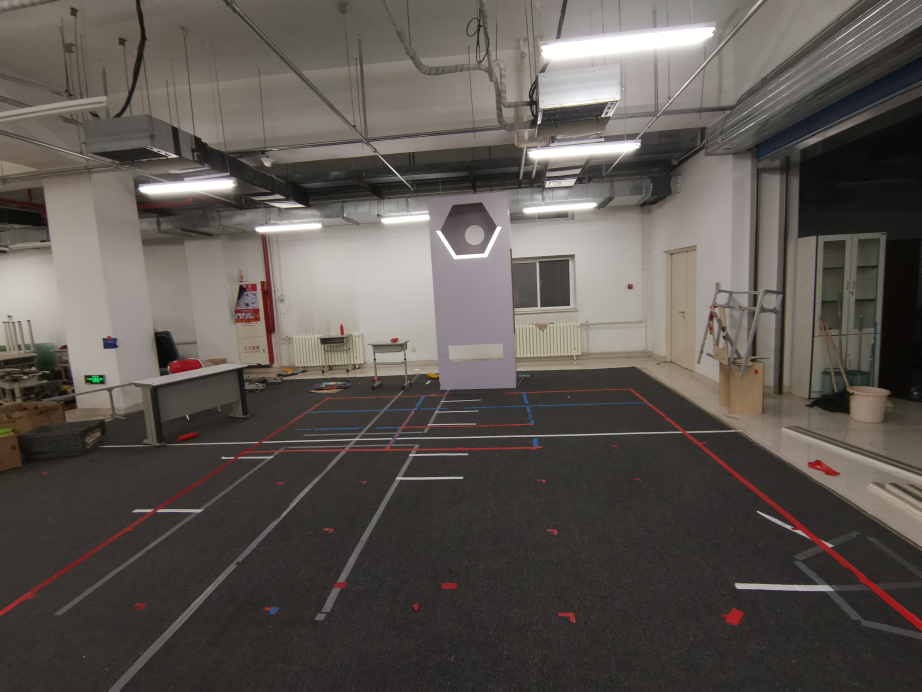
#> input picture imgs/mmexport1620351691679.jpg, 4608 x 3456 px (shown at 1/5 size); its folder holds only this picture in this run
$ python frclist.py
#> lines starting #> are read from the running program, lines starting #| are printed output that depends on the picture; after the words box and inside, x2 and y2 are one past the last pixel; in counts of white or black regions, pixels touching at a corner belong together
import cv2
import os
import numpy as np
from pathlib import Path
import glob


cv_img = []
cv_img_names =[]
for img in glob.glob("imgs/*.jpg"):
    n= cv2.imread(img)
#> n is the input picture: shape (3456, 4608, 3); mean B, G, R 81.3, 86.3, 92.3
    cv_img.append(n)
    cv_img_names.append(img[5:])

def search_target():
    template = cv2.imread('template.png')
    template = cv2.cvtColor(template, cv2.COLOR_BGR2GRAY)
    template = cv2.inRange(template, 252, 255)
    w, h = template.shape[::-1]
    # All the 6 methods for comparison in a list
    methods = ['cv2.TM_CCOEFF',
                #'cv2.TM_CCOEFF_NORMED',
                #'cv2.TM_CCORR',
                #'cv2.TM_CCORR_NORMED',
                #'cv2.TM_SQDIFF',  #BAD
                #'cv2.TM_SQDIFF_NORMED',  #BAD
                ]
    for meth in methods:
        method = eval(meth)
        # Apply template Matching
        res = cv2.matchTemplate(imgGray,template,method)
        min_val, max_val, min_loc, max_loc = cv2.minMaxLoc(res)
        top_left = max_loc
        bottom_right = (top_left[0] + w, top_left[1] + h)
        return (top_left[0],top_left[1], bottom_right[0],bottom_right[1])


def isInRect(rect, point):
    print("rect: x1 %d:y1 %d:x2 %d:y2 %d" % rect)
    print("point: x %d:y %d" % point)
    return point[0]>=rect[0] and point[0] <=rect[2] and point[1]>=rect[1] and point[1] <=rect[3]

def getContour(img,imgContour):
    contour, hierarchy = cv2.findContours(img, cv2.RETR_EXTERNAL, cv2.CHAIN_APPROX_NONE)
    contour = sorted(contour, key=cv2.contourArea, reverse=True)

    contour=[ cnt for cnt in contour if cv2.contourArea(cnt)>100  ]
    for cnt in contour:
        # [12 lines of commented-out code are left out]
        x,y,w,h = cv2.boundingRect(cnt)
        rect = search_target()
        inFlag = isInRect(search_target(), (x+w//2,y))
        print("inFlag: %s\n" % str(inFlag))
        cv2.circle(imgContour, (x+w//2,y), 10, [0,0,255], 2)
        cv2.putText(imgContour, "%d:%d" % (x+w//2,y),
        (x+w//2,y),cv2.FONT_HERSHEY_COMPLEX, 0.6, (0,0,255),2)
        cv2.rectangle(imgContour, (rect[0],rect[1]),(rect[1],rect[3]),(0,0,255),2)

index = 0
dirname = 'test'
Path(dirname).mkdir(exist_ok=True)
# os.mkdir(dirname,exist_ok=True)
for path in cv_img:
    img = path
    imgGray = cv2.cvtColor(img, cv2.COLOR_BGR2GRAY)
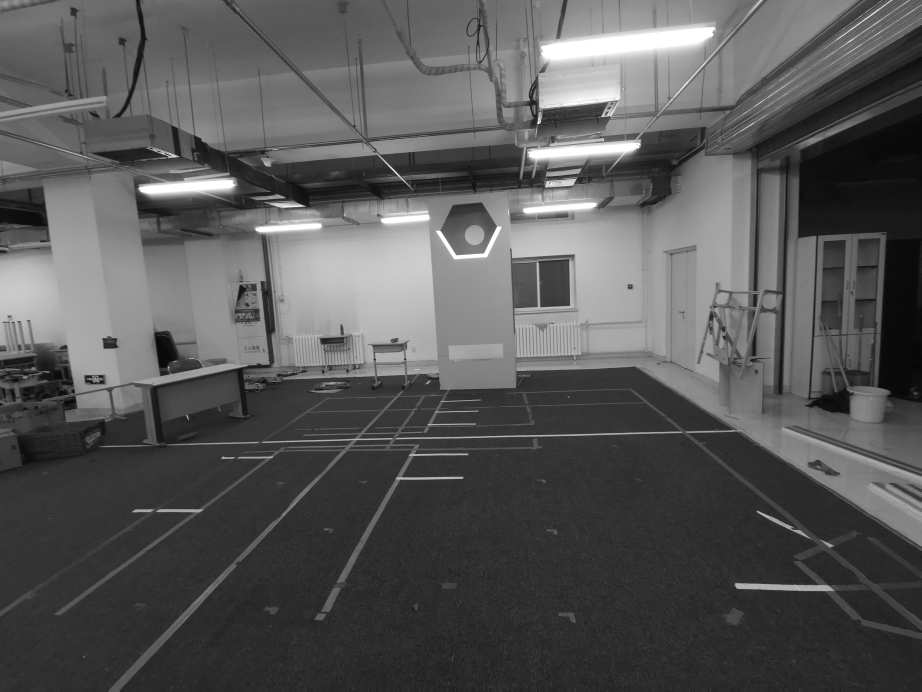
#> imgGray: shape (3456, 4608) (shown at 1/5 size); min 1, max 255, mean 87.5
    mask = cv2.inRange(imgGray, 252, 255)
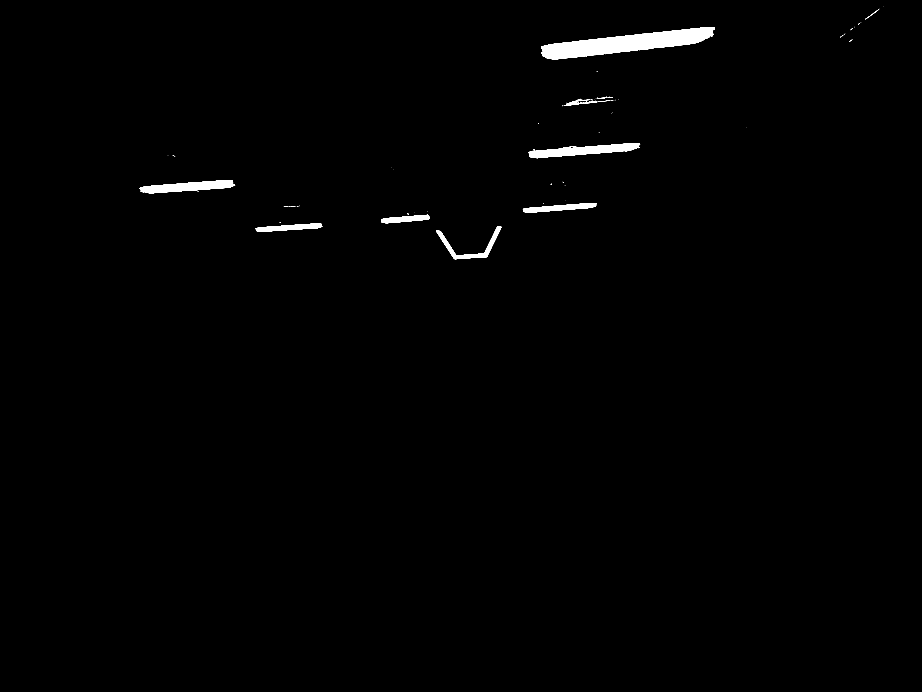
#> mask: shape (3456, 4608) (shown at 1/5 size); 0.85% white; 99 white regions (80 under 20 px)
    res = cv2.bitwise_and(imgGray,imgGray, mask= mask)
    imgContour=img.copy()
    print("filename: %s\n" %   cv_img_names[index])
    getContour(res,imgContour)
#> in getContour, `contour, hierarchy = cv2.findContours(img, cv2.RETR_EXTERNAL, cv2.CHAI..`: contour = 99 contours, 86 with area under 20; largest, box (x1, y1, x2, y2) and area: (2706, 137, 3573, 298) 63555, (2641, 716, 3201, 791) 19074, (696, 901, 1176, 966) 16798, (2180, 1132, 2508, 1296) 8583, (2614, 1015, 2984, 1064) 8238
#> in getContour, `contour=[ cnt for cnt in contour if cv2.contourArea(cnt)>100  ]`: contour = 9 contours; largest, box (x1, y1, x2, y2) and area: (2706, 137, 3573, 298) 63555, (2641, 716, 3201, 791) 19074, (696, 901, 1176, 966) 16798, (2180, 1132, 2508, 1296) 8583, (2614, 1015, 2984, 1064) 8238
#> in getContour, `x,y,w,h = cv2.boundingRect(cnt)`: x = 2706; y = 137; w = 867; h = 161
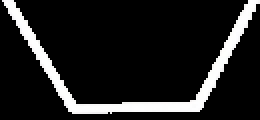
#> input picture template.png, 130 x 60 px (shown 2 times larger)
#> in search_target, template is the input picture: shape (60, 130, 3); mean B, G, R 31.1, 31.1, 31.1
#> in search_target, `template = cv2.inRange(template, 252, 255)`:
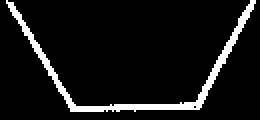
#> template: shape (60, 130) (shown 2 times larger); 7.8% white; 1 white region, box (x1, y1, x2, y2) and area: (3, 0, 128, 56) 611
#> the loop in search_target, `for meth in methods:` made 1 pass
#> (min_val, max_val, min_loc, top_left, bottom_right) on pass 1: (-7322271, 8677475, (3087, 719), (2242, 1224), (2372, 1284))
#> pass 1, in search_target, `res = cv2.matchTemplate(imgGray,template,method)`:
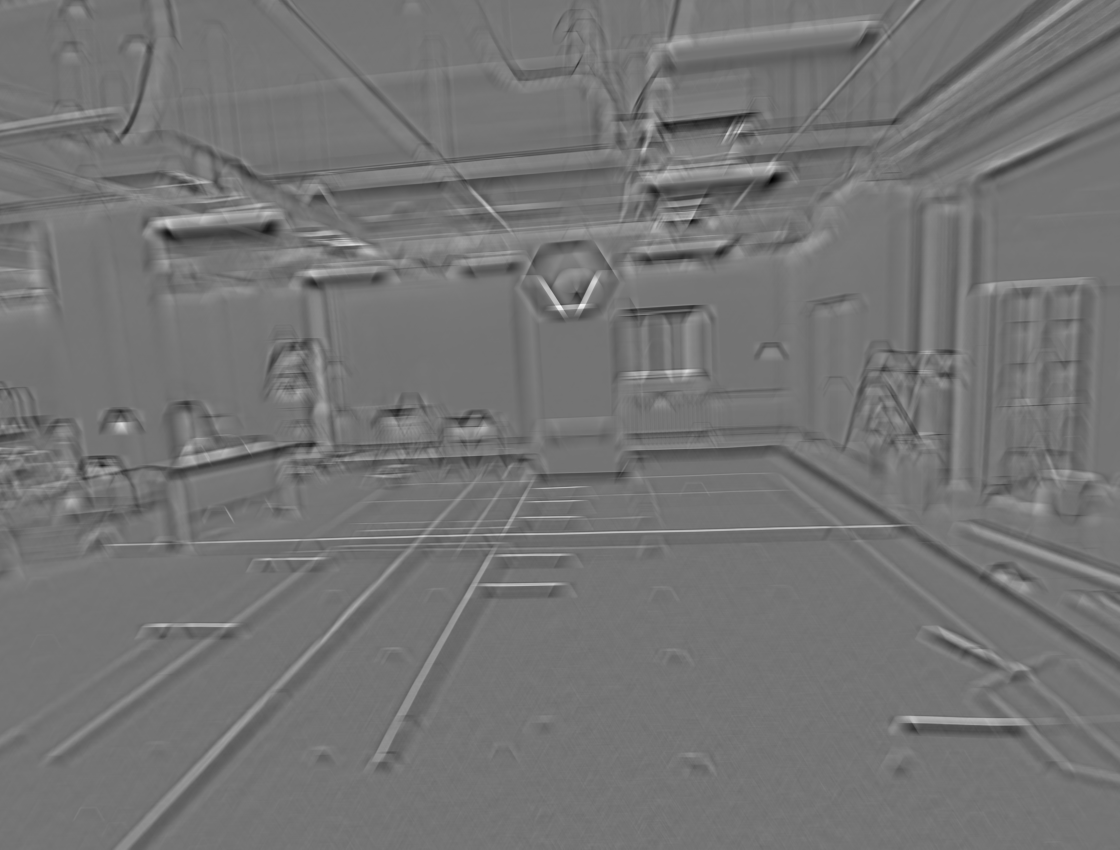
#> res: shape (3397, 4479) float32 (shown at 1/4 size); min -7322271, max 8677475, mean -22163.8; drawn with min black and max white
#> in getContour, `rect = search_target()`: rect = (2242, 1224, 2372, 1284)
#| rect: x1 2242:y1 1224:x2 2372:y2 1284
#| point: x 3139:y 137
#> in getContour, `inFlag = isInRect(search_target(), (x+w//2,y))`: inFlag = False
#| inFlag: False
    cv2.imwrite(os.path.join(dirname, cv_img_names[index]),imgContour)
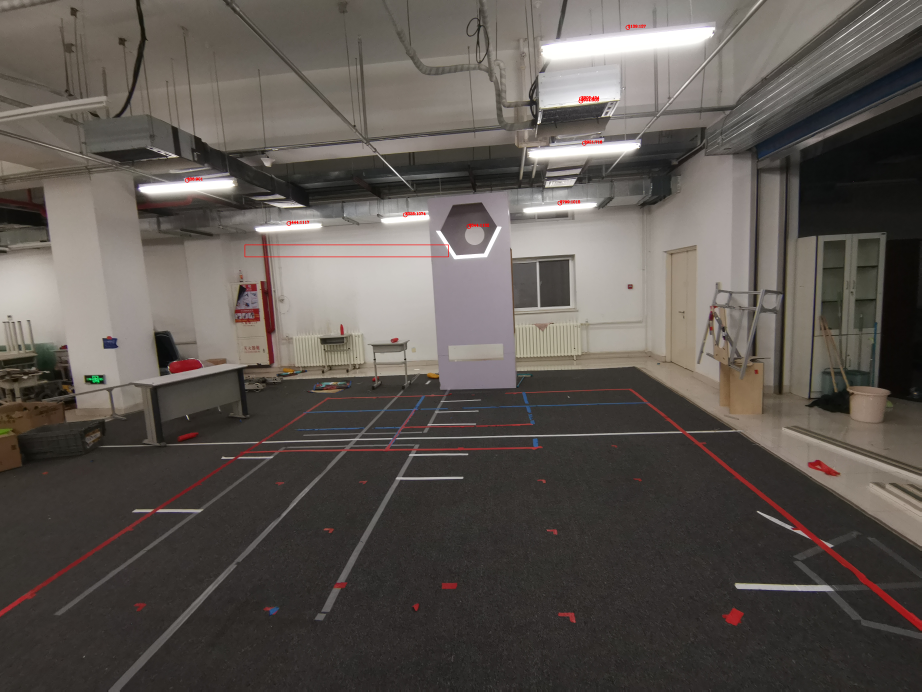
#> saved as mmexport1620351691679.jpg: shape (3456, 4608, 3) (shown at 1/5 size); mean B, G, R 81.2, 86.2, 92.4
    index += 1
